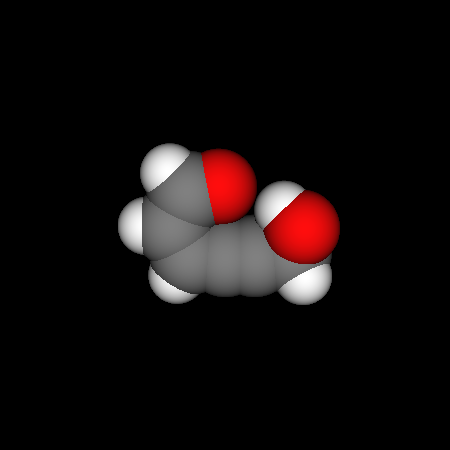

Reproduce this figure in Python.
#!/usr/bin/env python
# Demonstrate vtkMoleculeMapper property update from ball-and-stick to VDW spheres.

import vtkmodules.vtkInteractionStyle  # noqa: F401
import vtkmodules.vtkRenderingOpenGL2  # noqa: F401

from vtkmodules.vtkCommonDataModel import vtkMolecule
from vtkmodules.vtkDomainsChemistry import vtkMoleculeMapper
from vtkmodules.vtkRenderingCore import (
    vtkActor,
    vtkLight,
    vtkRenderWindow,
    vtkRenderWindowInteractor,
    vtkRenderer,
)

# Build molecule.
mol = vtkMolecule()
mol.Initialize()

o1 = mol.AppendAtom(8, 3.0088731969, 1.1344098673, 0.9985902874)
o2 = mol.AppendAtom(8, -0.2616286966, 2.7806709534, 0.7027800226)
c1 = mol.AppendAtom(6, -2.0738607910, 1.2298524695, 0.3421802228)
c2 = mol.AppendAtom(6, -1.4140240045, 0.1045928523, 0.0352265378)
c3 = mol.AppendAtom(6, 0.0000000000, 0.0000000000, 0.0000000000)
c4 = mol.AppendAtom(6, 1.2001889412, 0.0000000000, 0.0000000000)
c5 = mol.AppendAtom(6, -1.4612030913, 2.5403617582, 0.6885503164)
c6 = mol.AppendAtom(6, 2.6528126498, 0.1432895796, 0.0427014196)
h1 = mol.AppendAtom(1, -3.1589178142, 1.2268537165, 0.3536340040)
h2 = mol.AppendAtom(1, -1.9782163251, -0.7930325394, -0.1986937306)
h3 = mol.AppendAtom(1, 3.0459155564, 0.4511167867, -0.9307386568)
h4 = mol.AppendAtom(1, 3.1371551056, -0.7952192984, 0.3266426961)
h5 = mol.AppendAtom(1, 2.3344947615, 1.8381683043, 0.9310726537)
h6 = mol.AppendAtom(1, -2.1991803919, 3.3206134015, 0.9413825084)

mol.AppendBond(c1, c5, 1)
mol.AppendBond(c1, c2, 2)
mol.AppendBond(c2, c3, 1)
mol.AppendBond(c3, c4, 3)
mol.AppendBond(c4, c6, 1)
mol.AppendBond(c5, o2, 2)
mol.AppendBond(c6, o1, 1)
mol.AppendBond(c5, h6, 1)
mol.AppendBond(c1, h1, 1)
mol.AppendBond(c2, h2, 1)
mol.AppendBond(c6, h3, 1)
mol.AppendBond(c6, h4, 1)
mol.AppendBond(o1, h5, 1)

# Molecule mapper starts with ball-and-stick.
mol_mapper = vtkMoleculeMapper()
mol_mapper.SetInputData(mol)
mol_mapper.UseBallAndStickSettings()

# Actor with material properties.
actor = vtkActor()
actor.SetMapper(mol_mapper)
actor.GetProperty().SetAmbient(0.0)
actor.GetProperty().SetDiffuse(1.0)
actor.GetProperty().SetSpecular(0.0)
actor.GetProperty().SetSpecularPower(40)

# Camera light.
light = vtkLight()
light.SetLightTypeToCameraLight()
light.SetPosition(1.0, 1.0, 1.0)

# Rendering pipeline.
renderer = vtkRenderer()
renderer.AddActor(actor)
renderer.SetBackground(0.0, 0.0, 0.0)

render_window = vtkRenderWindow()
render_window.SetSize(450, 450)
render_window.SetMultiSamples(0)
render_window.AddRenderer(renderer)
render_window.SetWindowName("molecule mapper property update")

# Trigger initial render, then switch to VDW spheres.
render_window.Render()
mol_mapper.UseVDWSpheresSettings()

interactor = vtkRenderWindowInteractor()
interactor.SetRenderWindow(render_window)

interactor.Initialize()
interactor.Start()
